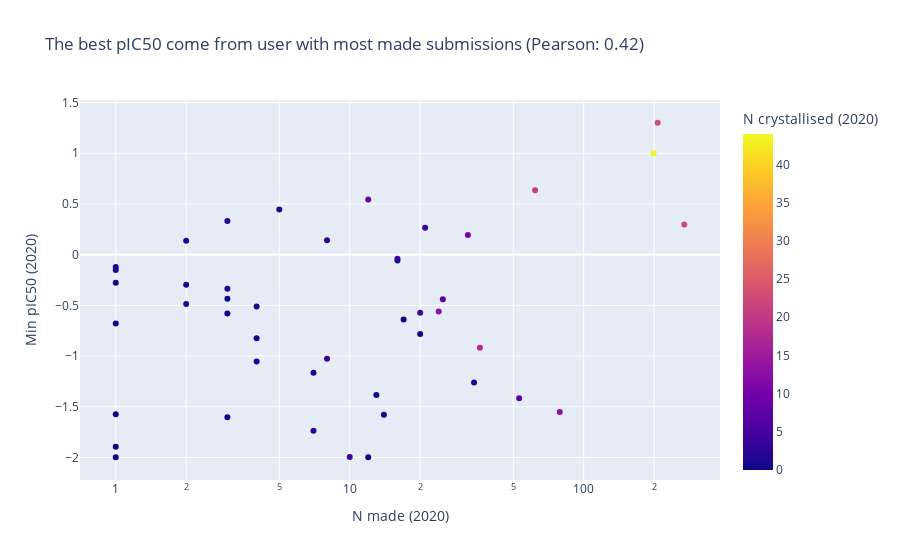

The notebook cell saved with this chart:
### Code cell
# IC50
import plotly.express as px
from scipy.stats import pearsonr

creators['name'] = creators.index
creators['Min pIC50 (2020)'] = creators['Min IC50 (2020)'].apply(lambda v: -np.log10(v))

subbed = creators.loc[(creators['N made (2020)'].astype(bool)) & (~creators['Min pIC50 (2020)'].isna())]
rho = pearsonr(subbed['N made (2020)'], subbed['Min pIC50 (2020)'])
print(rho)
px.scatter(creators, 'N made (2020)', 'Min pIC50 (2020)', color='N crystallised (2020)',
          hover_data=['name', 'N made (2020)', 'N made (2020)'],
          log_x=True,
          title=f'The best pIC50 come from user with most made submissions (Pearson: {rho.statistic:.2f})'
          )

### Figure 1 — Plotly figure (JSON) as saved in the notebook; plotly's stock layout.template omitted (floating-point values rounded to 4 significant figures; data arrays with more than 128 entries replaced by an {"elided": "..."} marker saying what was removed)
{"data": [{"customdata": {"elided": "368x1 str values"}, "hovertemplate": "N made (2020)=%{x}<br>Min pIC50 (2020)=%{y}<br>name=%{customdata[0]}<br>N crystallised (2020)=%{marker.color}<extra></extra>", "legendgroup": "", "marker": {"color": {"elided": "368 int values"}, "coloraxis": "coloraxis", "symbol": "circle"}, "mode": "markers", "name": "", "orientation": "v", "showlegend": false, "type": "scatter", "x": {"elided": "368 int values"}, "xaxis": "x", "y": {"elided": "368 float values"}, "yaxis": "y"}], "layout": {"autosize": true, "coloraxis": {"colorbar": {"title": {"text": "N crystallised (2020)"}}, "colorscale": [[0, "#0d0887"], [0.1111, "#46039f"], [0.2222, "#7201a8"], [0.3333, "#9c179e"], [0.4444, "#bd3786"], [0.5556, "#d8576b"], [0.6667, "#ed7953"], [0.7778, "#fb9f3a"], [0.8889, "#fdca26"], [1, "#f0f921"]]}, "legend": {"tracegroupgap": 0}, "title": {"text": "The best pIC50 come from user with most made submissions (Pearson: 0.42)"}, "xaxis": {"anchor": "y", "autorange": true, "domain": [0, 1], "range": [-0.1459, 2.576], "title": {"text": "N made (2020)"}, "type": "log"}, "yaxis": {"anchor": "x", "autorange": true, "domain": [0, 1], "range": [-2.235, 1.539], "title": {"text": "Min pIC50 (2020)"}, "type": "linear"}}}
